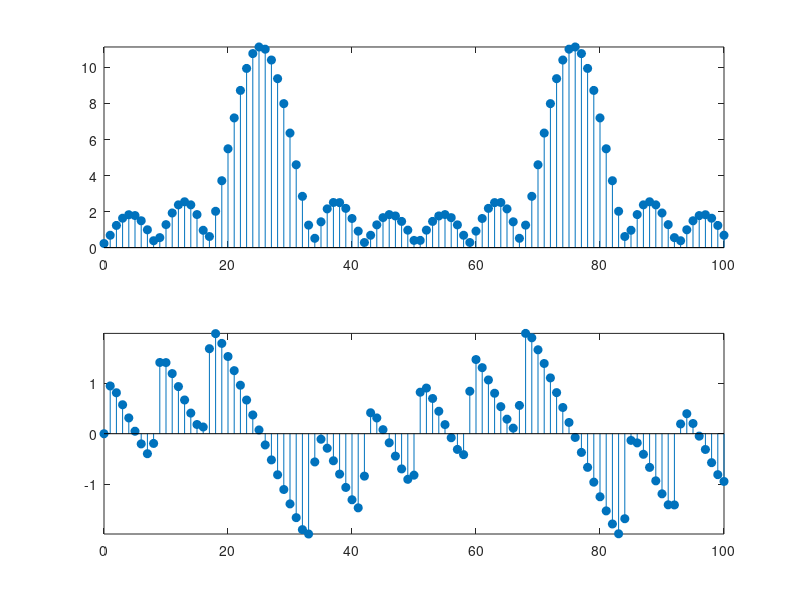

Recreate this plot in MATLAB.
n= 0:10;
x = [cos(0.48*pi*n) + cos(0.52*pi*n),zeros(1,90)];
n = 0: 100
w = -pi:0.01*pi : pi;
X = x * exp(-j*n'*w);
subplot(211);
xlabel('n');title('Magnitude');
H = fft(x);
stem(n,abs(H),'filled');
axis tight;hold on;
subplot(212);
xlabel('n');title('Phase');
stem(n,angle(H),'filled');
axis tight;hold on;